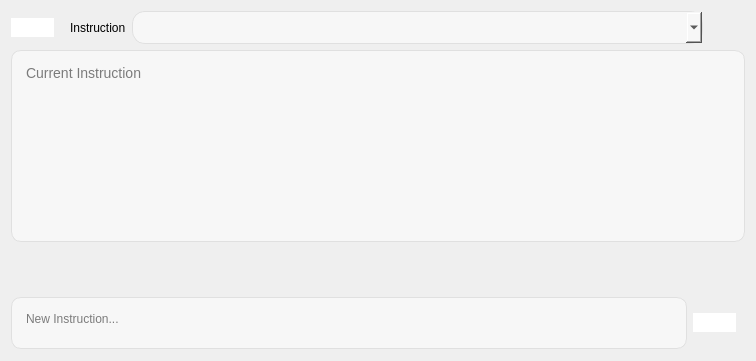
          <widget class="QWidget" name="page_3">
           <layout class="QGridLayout" name="gridLayout_3">
            <item row="0" column="2">
             <widget class="QComboBox" name="comboBox_list_instruction_edit">
              <property name="sizePolicy">
               <sizepolicy hsizetype="Minimum" vsizetype="Fixed">
                <horstretch>0</horstretch>
                <verstretch>0</verstretch>
               </sizepolicy>
              </property>
              <property name="minimumSize">
               <size>
                <width>571</width>
                <height>0</height>
               </size>
              </property>
              <property name="maximumSize">
               <size>
                <width>571</width>
                <height>16777215</height>
               </size>
              </property>
              <property name="styleSheet">
               <string notr="true">QComboBox {
    background-color: #F7F7F7;
    border: 1px solid #E0E0E0;
    border-radius: 13px;  /* Borda arredondada */
    color: black;  /* Cor do texto */
    font-size: 16px;  /* Tamanho da fonte */
    padding: 5px 10px;  /* Espaçamento interno */
}

QComboBox:hover {
    background-color: #EDEDED; /* Fundo ao passar o mouse */
}

QComboBox:pressed {
    background-color: #DCDCDC; /* Fundo ao pressionar */
}

QComboBox QAbstractItemView {
    background-color: #F7F7F7;
    border: 1px solid #E0E0E0;
    selection-background-color: #EDEDED;
    selection-color: black;
    border-radius: 10px;  /* Borda arredondada para a lista */
    font-size: 16px; /* Ajuste de fonte para itens */
}
</string>
              </property>
             </widget>
            </item>
            <item row="1" column="0" colspan="4">
             <widget class="QTextEdit" name="Current_instuction_html_edit">
              <property name="sizePolicy">
               <sizepolicy hsizetype="Expanding" vsizetype="Minimum">
                <horstretch>0</horstretch>
                <verstretch>0</verstretch>
               </sizepolicy>
              </property>
              <property name="minimumSize">
               <size>
                <width>0</width>
                <height>0</height>
               </size>
              </property>
              <property name="maximumSize">
               <size>
                <width>16777215</width>
                <height>16777215</height>
               </size>
              </property>
              <property name="styleSheet">
               <string notr="true">            QTextEdit {
          
                border: 1px solid #E0E0E0;
                padding: 10px;
                border-radius: 10px;
                background-color: #F7F7F7;
                color: black;  /* Cor do texto preto */
                font-family: Arial;
                font-size: 14px;
            }</string>
              </property>
              <property name="placeholderText">
               <string>Current Instruction</string>
              </property>
             </widget>
            </item>
            <item row="0" column="0">
             <widget class="QCustomQPushButton" name="Add_new_instructions_button_edit">
              <property name="sizePolicy">
               <sizepolicy hsizetype="Maximum" vsizetype="Maximum">
                <horstretch>0</horstretch>
                <verstretch>0</verstretch>
               </sizepolicy>
              </property>
              <property name="styleSheet">
               <string notr="true">            QPushButton {
                background-color: white;

                border-radius: 13px;  /* Borda arredondada (círculo) */
                color: black;  /* Cor do texto alterada para preto */
                font-size: 16px;  /* Ajuste do tamanho do ícone */
            }
            QPushButton:hover {
                background-color: #EDEDED;
            }
            QPushButton:pressed {
                background-color: #DCDCDC;
            }
</string>
              </property>
              <property name="text">
               <string />
              </property>
              <property name="icon">
               <iconset resource="../Qss/icons/_icons.qrc">
                <normaloff>:/material_design/icons/material_design/add.png</normaloff>:/material_design/icons/material_design/add.png</iconset>
              </property>
              <property name="iconSize">
               <size>
                <width>30</width>
                <height>30</height>
               </size>
              </property>
             </widget>
            </item>
            <item row="0" column="1">
             <widget class="QLabel" name="label_2">
              <property name="text">
               <string>Instruction</string>
              </property>
              <property name="indent">
               <number>10</number>
              </property>
             </widget>
            </item>
            <item row="3" column="0" colspan="4">
             <layout class="QGridLayout" name="gridLayout_8">
              <property name="topMargin">
               <number>9</number>
              </property>
              <property name="rightMargin">
               <number>9</number>
              </property>
              <property name="bottomMargin">
               <number>1</number>
              </property>
              <property name="horizontalSpacing">
               <number>6</number>
              </property>
              <property name="verticalSpacing">
               <number>9</number>
              </property>
              <item row="1" column="2">
               <widget class="QTextEdit" name="instruction_input_edit">
                <property name="sizePolicy">
                 <sizepolicy hsizetype="Preferred" vsizetype="Preferred">
                  <horstretch>0</horstretch>
                  <verstretch>0</verstretch>
                 </sizepolicy>
                </property>
                <property name="minimumSize">
                 <size>
                  <width>676</width>
                  <height>52</height>
                 </size>
                </property>
                <property name="maximumSize">
                 <size>
                  <width>676</width>
                  <height>52</height>
                 </size>
                </property>
                <property name="styleSheet">
                 <string notr="true">            QTextEdit {
                border: 1px solid #E0E0E0;
                padding: 10px;
                border-radius: 10px;
                background-color: #F7F7F7;
                color: black;  /* Cor do texto alterada para preto */
            }</string>
                </property>
                <property name="placeholderText">
                 <string>New Instruction...</string>
                </property>
               </widget>
              </item>
              <item row="1" column="3">
               <widget class="QCustomQPushButton" name="change_instruction_button_edit">
                <property name="sizePolicy">
                 <sizepolicy hsizetype="Fixed" vsizetype="Fixed">
                  <horstretch>0</horstretch>
                  <verstretch>0</verstretch>
                 </sizepolicy>
                </property>
                <property name="styleSheet">
                 <string notr="true">            QPushButton {
                background-color: white;

                border-radius: 13px;  /* Borda arredondada (círculo) */
                color: black;  /* Cor do texto alterada para preto */
                font-size: 16px;  /* Ajuste do tamanho do ícone */
            }
            QPushButton:hover {
                background-color: #EDEDED;
            }
            QPushButton:pressed {
                background-color: #DCDCDC;
            }
</string>
                </property>
                <property name="text">
                 <string />
                </property>
                <property name="icon">
                 <iconset resource="../Qss/icons/_icons.qrc">
                  <normaloff>:/material_design/icons/material_design/edit_note.png</normaloff>:/material_design/icons/material_design/edit_note.png</iconset>
                </property>
                <property name="iconSize">
                 <size>
                  <width>40</width>
                  <height>47</height>
                 </size>
                </property>
               </widget>
              </item>
             </layout>
            </item>
            <item row="2" column="0">
             <spacer name="verticalSpacer_5">
              <property name="orientation">
               <enum>Qt::Vertical</enum>
              </property>
              <property name="sizeHint" stdset="0">
               <size>
                <width>20</width>
                <height>40</height>
               </size>
              </property>
             </spacer>
            </item>
           </layout>
          </widget>
